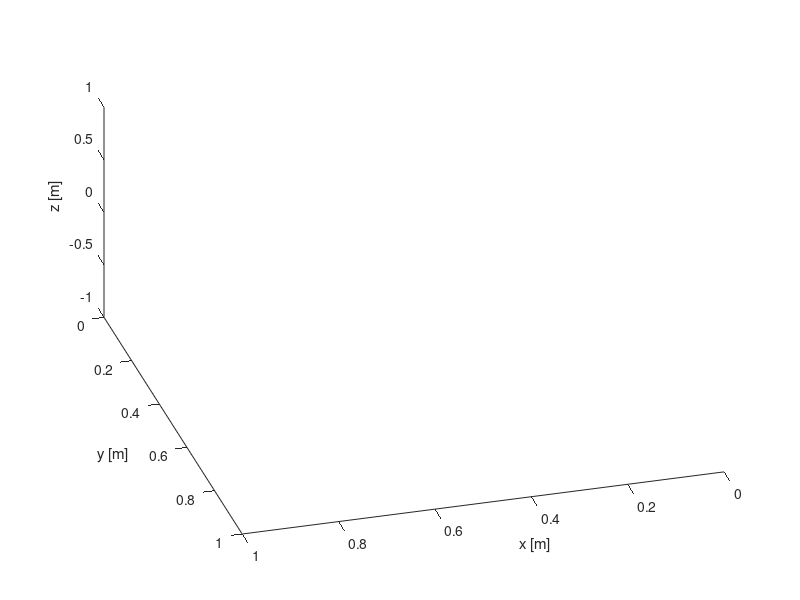

This figure's MATLAB source: (Note: this script raises an error after producing the figure.)
clc;
clear;
close all;
clearvars -global;

% Define global variables
% global h;                  global Tau;         global beta;                global dof;
% global count;              global tree;        global grasped_box;         global not_reached_flag;
% global num_of_contacts;    global task_dimen;  global closest_sofar_index; global safe_dist;
% global box_vertices_array; global box_normals_array;

seed_val = 000000;
% % % rng(seed_val);
hfig  = figure(1); hold on; view(164, 47);
xlabel("x [m]"); ylabel("y [m]"); zlabel("z [m]");

% Planning algorithm parameters
beta = 0.02; Tau = 0.5; h = 0.01; reach_dist = 0.010;
dof = 7; safe_dist = 0.010; num_of_contacts = 7; count = 1; task_dimen = 6;

% Define initial joint configuration
% theta_initial = [0.0947, -1.3848, -0.3447, 2.2595, 0.1863, -0.8544, -0.0747]';
theta_initial = [-0.099, -0.880, -0.639, 1.556, 0.618, -0.621, -1.655]';
[g_initial, ~] = FK_RealBaxter(theta_initial);
A = Mat2DQ(g_initial);

% Define goal pose of end-effector
% theta_final = [-1.3061, -0.5065, 0.4091, 0.9871, -0.4022, -0.4525, 0.0855]';
theta_final = [-1.244, -0.315, -0.143, 1.218, -0.420, -0.930, 0.399]';
[g_final, ~] = FK_RealBaxter(theta_final);
R_g_final = g_final(1:3, 1:3);
B = Mat2DQ(g_final);

scatter3(g_initial(1, 4), g_initial(2, 4), g_initial(3, 4), 'r', 'filled');
hold on;
scatter3(g_final(1, 4), g_final(2, 4), g_final(3, 4), 'g', 'filled');
xlim([0, 1.2]); ylim([-0.8, 0.9]); zlim([-0.1, 0.9]); view(258, 19);

%%%%%%%%%%%%%%%%%%%% Initialize %%%%%%%%%%%%%%%%%%%
count = 1; theta_SCLERP(:, count) = theta_initial;

%%%%%%%%%%%%%%%%%%%% Planning loop %%%%%%%%%%%%%%%%%%%
tic;
% Initiate the tree
initial_dist = norm(g_final(1:3, 4) - g_initial(1:3, 4));

% Main loop of iterative motion plan using PATH solver
tau2 = 0.2;
g_prev = g_initial;
DQ_current = A;
th_current = theta_initial;
not_reached_flag = true;
joint_ang_vec = [th_current];

while not_reached_flag  
    %%%%%%% Move DQ_closest to DQ_final %%%%%%%%%%%%%
    [ResMat, ResDQ] = Screw_Lin(DQ_current, B, tau2);
    J_st = JS_RealBaxter(th_current);
    [th_current, ~] = theta_next_step2(J_st, g_prev, ResDQ, th_current, beta);
    g_current = FK_RealBaxter(th_current);
    DQ_current = Mat2DQ(g_current);
    g_prev = g_current;
    
    %%%%%%%%%%%%%%%%%%% Store new joint angle vector %%%%%%%%%%%%%%
    joint_ang_vec = [joint_ang_vec, th_current];
    
    %%%%%%%%%%%%%%%%%%%% Compute error %%%%%%%%%%%%%%%%%%%%
   [rotational_err, translation_err] = distDQ(DQ_current, B);
   count = count + 1;
   
   %%%%%%%%%%%%% Plot end-effector frames %%%%%%%%%%%%%%%%%%%%%%%%
   if mod(count, 20) == 0 
       for i = 1:3
            if i == 1
                col_str = "r";
            elseif i == 2
                col_str = "g";
            else
                col_str = "b";
            end
            quiver3(g_current(1, 4), g_current(2, 4), g_current(3, 4), g_current(1, i), g_current(2, i), g_current(3, i), 0.05, col_str, 'linewidth',3); 
       end
   end

   if translation_err < 0.001
       not_reached_flag = false;
   end
   
   count = count + 1;
end